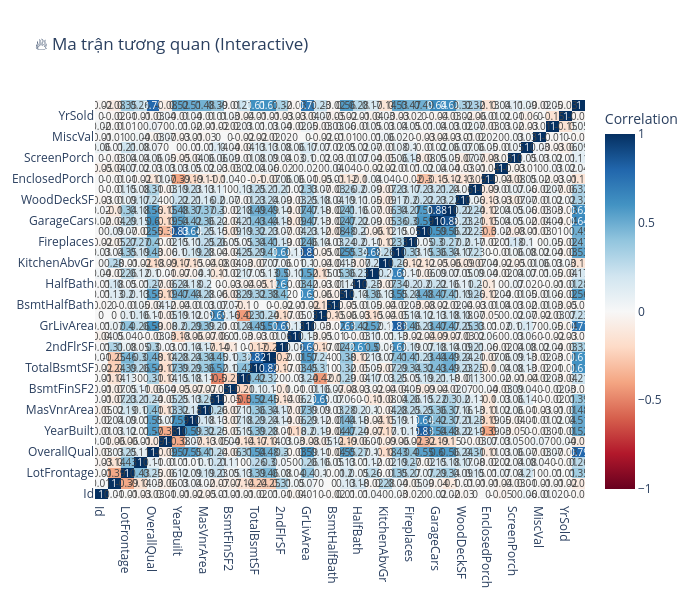

The code cell stored with this chart in its notebook:
### Markdown cell above
## 🔥 Demo 4: Ma Trận Tương Quan (Correlation Matrix)

Xem mối tương quan giữa các biến số.

### Code cell
# Ma trận tương quan interactive
eda_train.correlation_matrix(interactive=True)

### Figure 1 — Plotly figure (JSON) as saved in the notebook; plotly's stock layout.template omitted (floating-point values rounded to 4 significant figures; data arrays with more than 128 entries replaced by an {"elided": "..."} marker saying what was removed)
{"data": [{"colorbar": {"title": {"text": "Correlation"}}, "colorscale": [[0, "rgb(103,0,31)"], [0.1, "rgb(178,24,43)"], [0.2, "rgb(214,96,77)"], [0.3, "rgb(244,165,130)"], [0.4, "rgb(253,219,199)"], [0.5, "rgb(247,247,247)"], [0.6, "rgb(209,229,240)"], [0.7, "rgb(146,197,222)"], [0.8, "rgb(67,147,195)"], [0.9, "rgb(33,102,172)"], [1, "rgb(5,48,97)"]], "text": {"elided": "38x38 float values"}, "textfont": {"size": 10}, "texttemplate": "%{text}", "type": "heatmap", "x": ["Id", "MSSubClass", "LotFrontage", "LotArea", "OverallQual", "OverallCond", "YearBuilt", "YearRemodAdd", "MasVnrArea", "BsmtFinSF1", "BsmtFinSF2", "BsmtUnfSF", "TotalBsmtSF", "1stFlrSF", "2ndFlrSF", "LowQualFinSF", "GrLivArea", "BsmtFullBath", "BsmtHalfBath", "FullBath", "HalfBath", "BedroomAbvGr", "KitchenAbvGr", "TotRmsAbvGrd", "Fireplaces", "GarageYrBlt", "GarageCars", "GarageArea", "WoodDeckSF", "OpenPorchSF", "EnclosedPorch", "3SsnPorch", "ScreenPorch", "PoolArea", "MiscVal", "MoSold", "YrSold", "SalePrice"], "y": ["Id", "MSSubClass", "LotFrontage", "LotArea", "OverallQual", "OverallCond", "YearBuilt", "YearRemodAdd", "MasVnrArea", "BsmtFinSF1", "BsmtFinSF2", "BsmtUnfSF", "TotalBsmtSF", "1stFlrSF", "2ndFlrSF", "LowQualFinSF", "GrLivArea", "BsmtFullBath", "BsmtHalfBath", "FullBath", "HalfBath", "BedroomAbvGr", "KitchenAbvGr", "TotRmsAbvGrd", "Fireplaces", "GarageYrBlt", "GarageCars", "GarageArea", "WoodDeckSF", "OpenPorchSF", "EnclosedPorch", "3SsnPorch", "ScreenPorch", "PoolArea", "MiscVal", "MoSold", "YrSold", "SalePrice"], "z": {"elided": "38x38 float values"}, "zmid": 0}], "layout": {"height": 600, "title": {"text": "🔥 Ma trận tương quan (Interactive)"}, "width": 700}}
